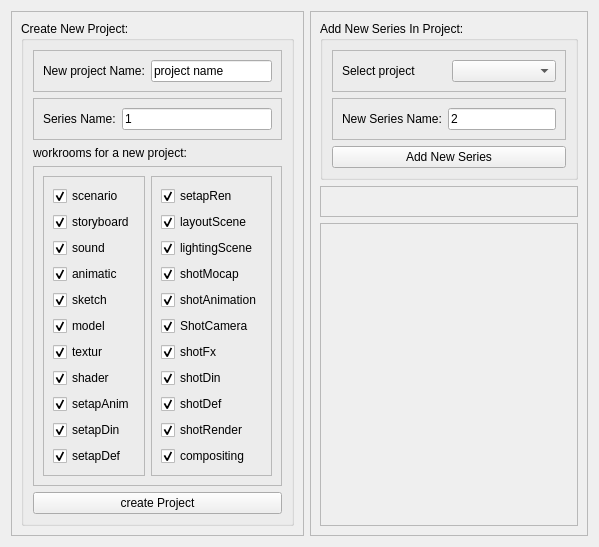
     <widget class="QWidget" name="Project_Manager">
      <attribute name="title">
       <string>Project_Manager</string>
      </attribute>
      <layout class="QHBoxLayout" name="horizontalLayout_8">
       <item>
        <widget class="QFrame" name="frame_4">
         <property name="frameShape">
          <enum>QFrame::StyledPanel</enum>
         </property>
         <property name="frameShadow">
          <enum>QFrame::Raised</enum>
         </property>
         <layout class="QVBoxLayout" name="verticalLayout_11">
          <item>
           <widget class="QGroupBox" name="groupBox_2">
            <property name="title">
             <string>Create New Project:</string>
            </property>
            <layout class="QVBoxLayout" name="verticalLayout_8">
             <item>
              <widget class="QFrame" name="frame">
               <property name="frameShape">
                <enum>QFrame::StyledPanel</enum>
               </property>
               <property name="frameShadow">
                <enum>QFrame::Raised</enum>
               </property>
               <layout class="QHBoxLayout" name="horizontalLayout_2">
                <item>
                 <widget class="QLabel" name="label_2">
                  <property name="text">
                   <string>New project Name:</string>
                  </property>
                 </widget>
                </item>
                <item>
                 <widget class="QLineEdit" name="createProjectName">
                  <property name="text">
                   <string>project name</string>
                  </property>
                 </widget>
                </item>
               </layout>
              </widget>
             </item>
             <item>
              <widget class="QFrame" name="frame_3">
               <property name="frameShape">
                <enum>QFrame::StyledPanel</enum>
               </property>
               <property name="frameShadow">
                <enum>QFrame::Raised</enum>
               </property>
               <layout class="QHBoxLayout" name="horizontalLayout_3">
                <item>
                 <widget class="QLabel" name="label_3">
                  <property name="text">
                   <string>Series Name:</string>
                  </property>
                 </widget>
                </item>
                <item>
                 <widget class="QLineEdit" name="createSeriesName">
                  <property name="text">
                   <string>1</string>
                  </property>
                 </widget>
                </item>
               </layout>
              </widget>
             </item>
             <item>
              <widget class="QLabel" name="label">
               <property name="text">
                <string>workrooms for a new project:</string>
               </property>
              </widget>
             </item>
             <item>
              <widget class="QFrame" name="frame_8">
               <property name="frameShape">
                <enum>QFrame::StyledPanel</enum>
               </property>
               <property name="frameShadow">
                <enum>QFrame::Raised</enum>
               </property>
               <layout class="QHBoxLayout" name="horizontalLayout_6">
                <item>
                 <widget class="QFrame" name="frame_9">
                  <property name="frameShape">
                   <enum>QFrame::StyledPanel</enum>
                  </property>
                  <property name="frameShadow">
                   <enum>QFrame::Raised</enum>
                  </property>
                  <layout class="QVBoxLayout" name="verticalLayout_6">
                   <item>
                    <widget class="QCheckBox" name="scenario">
                     <property name="text">
                      <string>scenario</string>
                     </property>
                     <property name="checked">
                      <bool>true</bool>
                     </property>
                    </widget>
                   </item>
                   <item>
                    <widget class="QCheckBox" name="storyboard">
                     <property name="text">
                      <string>storyboard</string>
                     </property>
                     <property name="checked">
                      <bool>true</bool>
                     </property>
                    </widget>
                   </item>
                   <item>
                    <widget class="QCheckBox" name="sound">
                     <property name="text">
                      <string>sound</string>
                     </property>
                     <property name="checked">
                      <bool>true</bool>
                     </property>
                    </widget>
                   </item>
                   <item>
                    <widget class="QCheckBox" name="animatic">
                     <property name="text">
                      <string>animatic</string>
                     </property>
                     <property name="checked">
                      <bool>true</bool>
                     </property>
                    </widget>
                   </item>
                   <item>
                    <widget class="QCheckBox" name="sketch">
                     <property name="text">
                      <string>sketch</string>
                     </property>
                     <property name="checked">
                      <bool>true</bool>
                     </property>
                    </widget>
                   </item>
                   <item>
                    <widget class="QCheckBox" name="model">
                     <property name="text">
                      <string>model</string>
                     </property>
                     <property name="checked">
                      <bool>true</bool>
                     </property>
                    </widget>
                   </item>
                   <item>
                    <widget class="QCheckBox" name="textur">
                     <property name="text">
                      <string>textur</string>
                     </property>
                     <property name="checked">
                      <bool>true</bool>
                     </property>
                    </widget>
                   </item>
                   <item>
                    <widget class="QCheckBox" name="shader">
                     <property name="text">
                      <string>shader</string>
                     </property>
                     <property name="checked">
                      <bool>true</bool>
                     </property>
                    </widget>
                   </item>
                   <item>
                    <widget class="QCheckBox" name="setapAnim">
                     <property name="text">
                      <string>setapAnim</string>
                     </property>
                     <property name="checked">
                      <bool>true</bool>
                     </property>
                    </widget>
                   </item>
                   <item>
                    <widget class="QCheckBox" name="setapDin">
                     <property name="text">
                      <string>setapDin</string>
                     </property>
                     <property name="checked">
                      <bool>true</bool>
                     </property>
                    </widget>
                   </item>
                   <item>
                    <widget class="QCheckBox" name="setapDef">
                     <property name="text">
                      <string>setapDef</string>
                     </property>
                     <property name="checked">
                      <bool>true</bool>
                     </property>
                    </widget>
                   </item>
                  </layout>
                 </widget>
                </item>
                <item>
                 <widget class="QFrame" name="frame_10">
                  <property name="frameShape">
                   <enum>QFrame::StyledPanel</enum>
                  </property>
                  <property name="frameShadow">
                   <enum>QFrame::Raised</enum>
                  </property>
                  <layout class="QVBoxLayout" name="verticalLayout_7">
                   <item>
                    <widget class="QCheckBox" name="setapRen">
                     <property name="enabled">
                      <bool>true</bool>
                     </property>
                     <property name="text">
                      <string>setapRen</string>
                     </property>
                     <property name="checked">
                      <bool>true</bool>
                     </property>
                    </widget>
                   </item>
                   <item>
                    <widget class="QCheckBox" name="layoutScene">
                     <property name="enabled">
                      <bool>true</bool>
                     </property>
                     <property name="text">
                      <string>layoutScene</string>
                     </property>
                     <property name="checked">
                      <bool>true</bool>
                     </property>
                    </widget>
                   </item>
                   <item>
                    <widget class="QCheckBox" name="lightingScene">
                     <property name="text">
                      <string>lightingScene</string>
                     </property>
                     <property name="checked">
                      <bool>true</bool>
                     </property>
                    </widget>
                   </item>
                   <item>
                    <widget class="QCheckBox" name="shotMocap">
                     <property name="text">
                      <string>shotMocap</string>
                     </property>
                     <property name="checked">
                      <bool>true</bool>
                     </property>
                    </widget>
                   </item>
                   <item>
                    <widget class="QCheckBox" name="shotAnimation">
                     <property name="text">
                      <string>shotAnimation</string>
                     </property>
                     <property name="checked">
                      <bool>true</bool>
                     </property>
                    </widget>
                   </item>
                   <item>
                    <widget class="QCheckBox" name="shotCamera">
                     <property name="text">
                      <string>ShotCamera</string>
                     </property>
                     <property name="checked">
                      <bool>true</bool>
                     </property>
                    </widget>
                   </item>
                   <item>
                    <widget class="QCheckBox" name="shotFx">
                     <property name="text">
                      <string>shotFx</string>
                     </property>
                     <property name="checked">
                      <bool>true</bool>
                     </property>
                    </widget>
                   </item>
                   <item>
                    <widget class="QCheckBox" name="shotDin">
                     <property name="text">
                      <string>shotDin</string>
                     </property>
                     <property name="checked">
                      <bool>true</bool>
                     </property>
                    </widget>
                   </item>
                   <item>
                    <widget class="QCheckBox" name="shotDef">
                     <property name="text">
                      <string>shotDef</string>
                     </property>
                     <property name="checked">
                      <bool>true</bool>
                     </property>
                    </widget>
                   </item>
                   <item>
                    <widget class="QCheckBox" name="shotRender">
                     <property name="text">
                      <string>shotRender</string>
                     </property>
                     <property name="checked">
                      <bool>true</bool>
                     </property>
                    </widget>
                   </item>
                   <item>
                    <widget class="QCheckBox" name="compositing">
                     <property name="text">
                      <string>compositing</string>
                     </property>
                     <property name="checked">
                      <bool>true</bool>
                     </property>
                    </widget>
                   </item>
                  </layout>
                 </widget>
                </item>
               </layout>
              </widget>
             </item>
             <item>
              <widget class="QPushButton" name="createProject">
               <property name="text">
                <string>create Project</string>
               </property>
              </widget>
             </item>
            </layout>
           </widget>
          </item>
         </layout>
        </widget>
       </item>
       <item>
        <widget class="QFrame" name="frame_5">
         <property name="styleSheet">
          <string notr="true"/>
         </property>
         <property name="frameShape">
          <enum>QFrame::StyledPanel</enum>
         </property>
         <property name="frameShadow">
          <enum>QFrame::Raised</enum>
         </property>
         <layout class="QVBoxLayout" name="verticalLayout_10">
          <item>
           <widget class="QGroupBox" name="groupBox">
            <property name="title">
             <string>Add New Series In Project:</string>
            </property>
            <layout class="QVBoxLayout" name="verticalLayout_5">
             <item>
              <widget class="QFrame" name="frame_6">
               <property name="frameShape">
                <enum>QFrame::StyledPanel</enum>
               </property>
               <property name="frameShadow">
                <enum>QFrame::Raised</enum>
               </property>
               <layout class="QHBoxLayout" name="horizontalLayout_4">
                <item>
                 <widget class="QLabel" name="label_4">
                  <property name="text">
                   <string>Select project</string>
                  </property>
                 </widget>
                </item>
                <item>
                 <widget class="QComboBox" name="selectProject"/>
                </item>
               </layout>
              </widget>
             </item>
             <item>
              <widget class="QFrame" name="frame_7">
               <property name="frameShape">
                <enum>QFrame::StyledPanel</enum>
               </property>
               <property name="frameShadow">
                <enum>QFrame::Raised</enum>
               </property>
               <layout class="QHBoxLayout" name="horizontalLayout_5">
                <item>
                 <widget class="QLabel" name="label_5">
                  <property name="text">
                   <string>New Series Name:</string>
                  </property>
                 </widget>
                </item>
                <item>
                 <widget class="QLineEdit" name="newSeriesName">
                  <property name="text">
                   <string>2</string>
                  </property>
                 </widget>
                </item>
               </layout>
              </widget>
             </item>
             <item>
              <widget class="QPushButton" name="addNewSeries">
               <property name="text">
                <string>Add New Series</string>
               </property>
              </widget>
             </item>
            </layout>
           </widget>
          </item>
          <item>
           <widget class="QFrame" name="frame_13">
            <property name="minimumSize">
             <size>
              <width>0</width>
              <height>31</height>
             </size>
            </property>
            <property name="frameShape">
             <enum>QFrame::StyledPanel</enum>
            </property>
            <property name="frameShadow">
             <enum>QFrame::Raised</enum>
            </property>
           </widget>
          </item>
          <item>
           <widget class="QScrollArea" name="scrollArea_2">
            <property name="widgetResizable">
             <bool>true</bool>
            </property>
            <widget class="QWidget" name="scrollAreaWidgetContents_2">
             <property name="geometry">
              <rect>
               <x>0</x>
               <y>0</y>
               <width>398</width>
               <height>436</height>
              </rect>
             </property>
             <layout class="QVBoxLayout" name="verticalLayout_9">
              <item>
               <layout class="QVBoxLayout" name="projectMonitor"/>
              </item>
             </layout>
            </widget>
           </widget>
          </item>
         </layout>
        </widget>
       </item>
      </layout>
     </widget>
